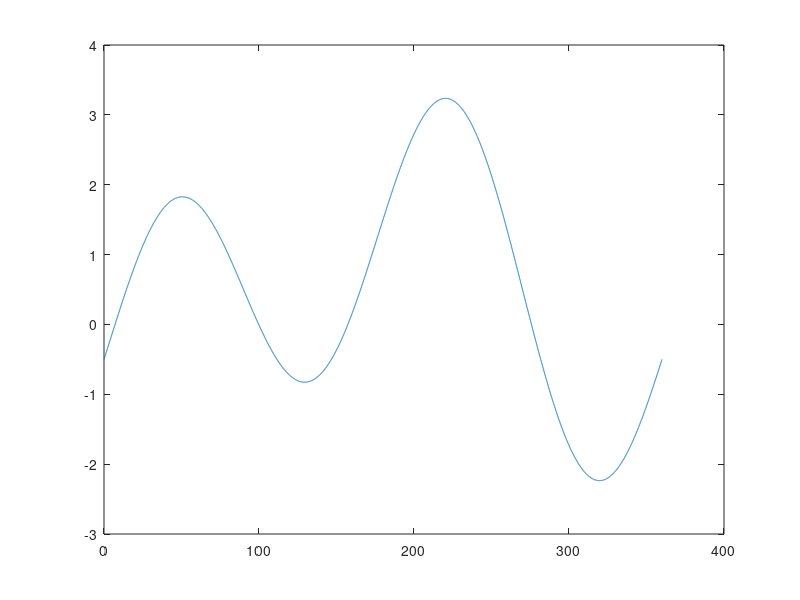

MATLAB code to generate this figure:
function f = test_boh

th=0:0.001:2*pi;

G = [.5 4; 0 .5]; rand(2,2);
k = 100*rand(2,1);
k =[-1;0];

for i=1:size(th,2)

	f(i) = vers(th(i))' * G * vers(th(i)) + k'*vers(th(i));

end

fi=figure;
plot(rad2deg(th),f);



function v = vers(t)
	v=[cos(t);sin(t)];
